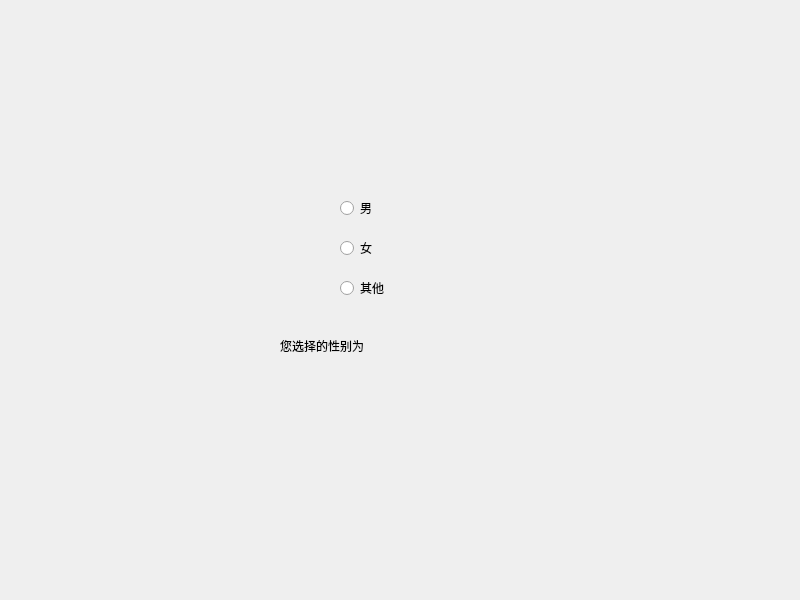
<?xml version="1.0" encoding="UTF-8"?>
<ui version="4.0">
 <class>Widget</class>
 <widget class="QWidget" name="Widget">
  <property name="geometry">
   <rect>
    <x>0</x>
    <y>0</y>
    <width>800</width>
    <height>600</height>
   </rect>
  </property>
  <property name="windowTitle">
   <string>Widget</string>
  </property>
  <widget class="QRadioButton" name="radioButton_male">
   <property name="geometry">
    <rect>
     <x>340</x>
     <y>200</y>
     <width>89</width>
     <height>16</height>
    </rect>
   </property>
   <property name="text">
    <string>男</string>
   </property>
  </widget>
  <widget class="QRadioButton" name="radioButton_female">
   <property name="geometry">
    <rect>
     <x>340</x>
     <y>240</y>
     <width>89</width>
     <height>16</height>
    </rect>
   </property>
   <property name="text">
    <string>女</string>
   </property>
  </widget>
  <widget class="QRadioButton" name="radioButton_other">
   <property name="geometry">
    <rect>
     <x>340</x>
     <y>280</y>
     <width>89</width>
     <height>16</height>
    </rect>
   </property>
   <property name="text">
    <string>其他</string>
   </property>
  </widget>
  <widget class="QLabel" name="label">
   <property name="geometry">
    <rect>
     <x>280</x>
     <y>300</y>
     <width>201</width>
     <height>91</height>
    </rect>
   </property>
   <property name="text">
    <string>您选择的性别为</string>
   </property>
  </widget>
 </widget>
 <resources/>
 <connections/>
</ui>
